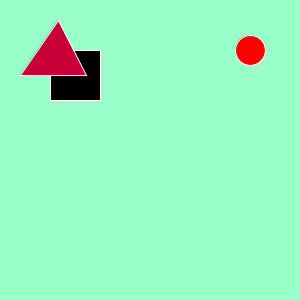
Frame 1 (no input)
Frame 60 (the mouse pressed at the canvas centre just before this capture): identical to frame 1, image omitted
Frame 120 (the mouse held since frame 60 and released just before this capture): identical to frame 1, image omitted

The Processing sketch that drew this single still picture (run headless with seeded random() and noise(); from frame 60 on, the mouse is pressed at the canvas centre):

// Processing sketch: processing_13947
// ── processing_13947.pde

void setup() {
  size(300, 300);
  stroke(255);
  background(200, 60, 200);
} 

void draw() {
  background(152, 304, 200);
  
  fill(0);
  rect(50,50,50,50);
  
  fill(255,0,0);
  ellipse(250,50,30,30);
  
  fill(200,0,55);
  triangle(20, 75, 58, 20, 86, 75);
  
}

                
                
